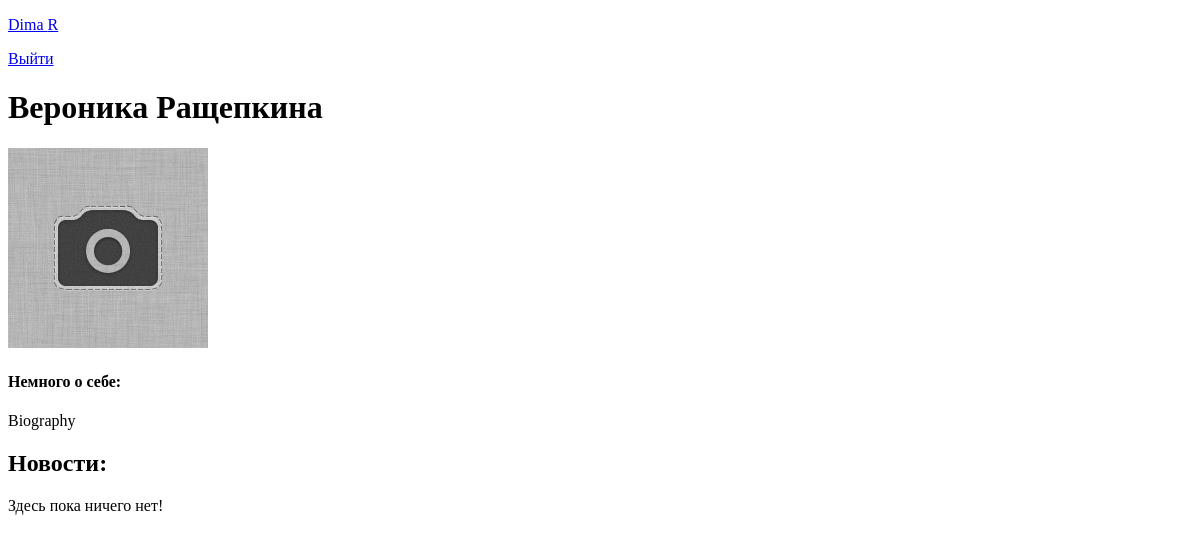
/user/2 (signed in), run on an earlier commit of the app's database.
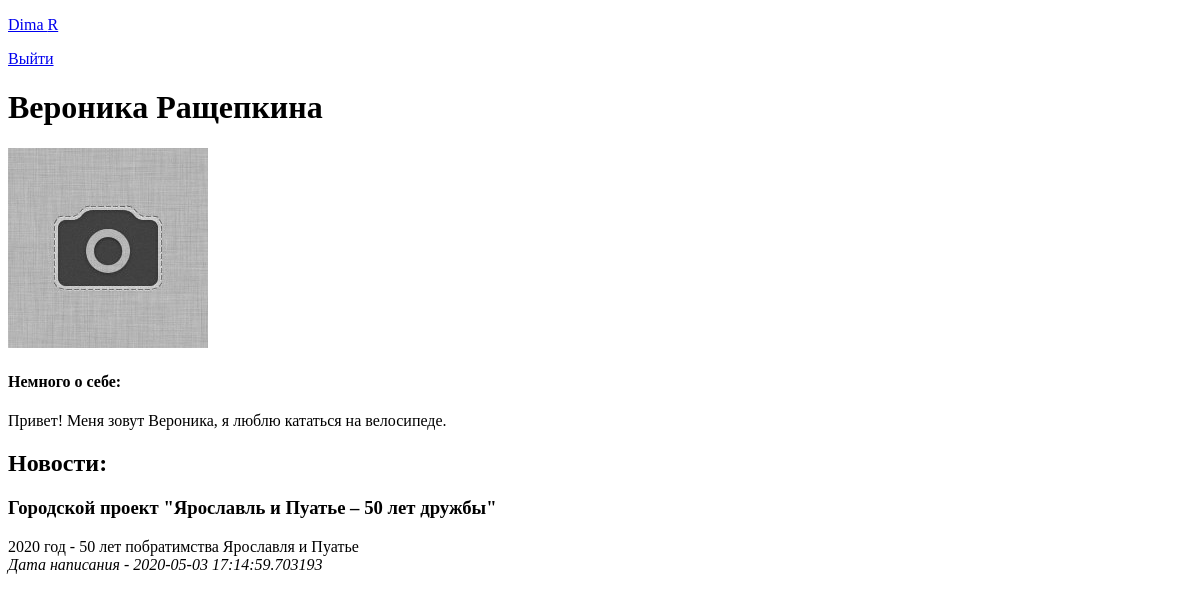
And on a later commit of the database.
### data/users.py (models this page shows, shortened)
class User(SqlAlchemyBase, UserMixin):
    __tablename__ = 'users'
    id = sqlalchemy.Column(sqlalchemy.Integer,
                           primary_key=True, autoincrement=True)
    name = sqlalchemy.Column(sqlalchemy.String, nullable=True)
    surname = sqlalchemy.Column(sqlalchemy.String, nullable=True)
    about = sqlalchemy.Column(sqlalchemy.String, nullable=True)
    email = sqlalchemy.Column(sqlalchemy.String,
                              index=True, unique=True, nullable=True)
    hashed_password = sqlalchemy.Column(sqlalchemy.String, nullable=True)
    photo_id = sqlalchemy.Column(sqlalchemy.Integer, nullable=True, default=0)
    photo = sqlalchemy.Column(sqlalchemy.String, default='img/default.jpg')
    created_date = sqlalchemy.Column(sqlalchemy.DateTime,
                                     default=datetime.datetime.now)
    news = orm.relation("News", back_populates='user')

### data/news.py (models this page shows)
class News(SqlAlchemyBase):
    __tablename__ = 'news'
    id = sqlalchemy.Column(sqlalchemy.Integer,
                           primary_key=True, autoincrement=True)
    title = sqlalchemy.Column(sqlalchemy.String, nullable=True)
    content = sqlalchemy.Column(sqlalchemy.String, nullable=True)
    created_date = sqlalchemy.Column(sqlalchemy.DateTime,
                                     default=datetime.datetime.now)
    user_id = sqlalchemy.Column(sqlalchemy.Integer,
                                sqlalchemy.ForeignKey("users.id"))
    user = orm.relation('User')

### main.py (the view, shortened to what this page needs)
@app.route('/user/<int:id>', methods=['POST', 'GET'])
@login_required
def user(id):
    session = db_session.create_session()
    if request.method == 'GET':
        user = session.query(User).filter(User.id == id).first()
        news = session.query(News).filter((News.user == user))
        param = {
            'title': 'Профиль',
            'user': user,
            'photo': url_for('static', filename=user.photo),
            'news': news}
        return render_template('index.html', **param)

### data/db_session.py (called while the page is built)
def create_session() -> Session:
    global __factory
    return __factory()

### main.py (called while the page is built)
@login_manager.user_loader
def load_user(user_id):
    session = db_session.create_session()
    return session.query(User).get(user_id)

### templates/index.html (shortened to what this page needs)
{% extends "base.html" %}
{% block content %}
<h1>{{ user.name }} {{ user.surname }}</h1>
<img src="/static/{{ user.photo }}">
<div>
    <h4>Немного о себе:</h4>
    <div>
        {% if user.about %}
        <p>{{ user.about }}</p>
        {% else %}
        <p>Здесь пока ничего нет!</p>
        {% endif %}
    </div>
</div>
<h2>Новости:</h2>
{% if news.first() %}
{% for item in news[::-1] %}
<div>
    <h3>{{item.title}}</h3>
    <div>
        {{item.content}}
    </div>
    <div>
        <i>Дата написания - {{item.created_date}}</i>
    </div>
</div>
{% endfor %}
{% else %}
<p>Здесь пока ничего нет!</p>
{% endif %}
{% endblock %}

### templates/base.html (shortened to what this page needs)
<!DOCTYPE html>
<html lang="en">
<head>
</head>
<body>
<header>
    <nav>
        {% if current_user.is_authenticated %}
        <p>
            <a href="/user/{{ current_user.id }}">{{ current_user.name }} {{
                current_user.surname }}</a>
        </p>
        <a href="/logout">Выйти</a>
        {% else %}
        <p>
            <a href="/register">Зарегистрироваться</a>
            <a href="/login">Войти</a>
        </p>
        {% endif %}
    </nav>
</header>
<main role="main" class="container">
    {% block content %}{% endblock %}
</main>
</body>
</html>

What changed in the data, as far as the page shows it:
changed User "Вероника": about "Biography" → "Привет! Меня зовут Вероника, я люблю кататься на велосипеде."
added News: title "Городской проект \"Ярославль и Пуатье – 50 лет дружбы\"", content "2020 год - 50 лет побратимства Ярославля и Пуатье", created_date "2020-05-03 17:14:59.703193"
Also different on the page:
text no longer shown: "Здесь пока ничего нет!"
